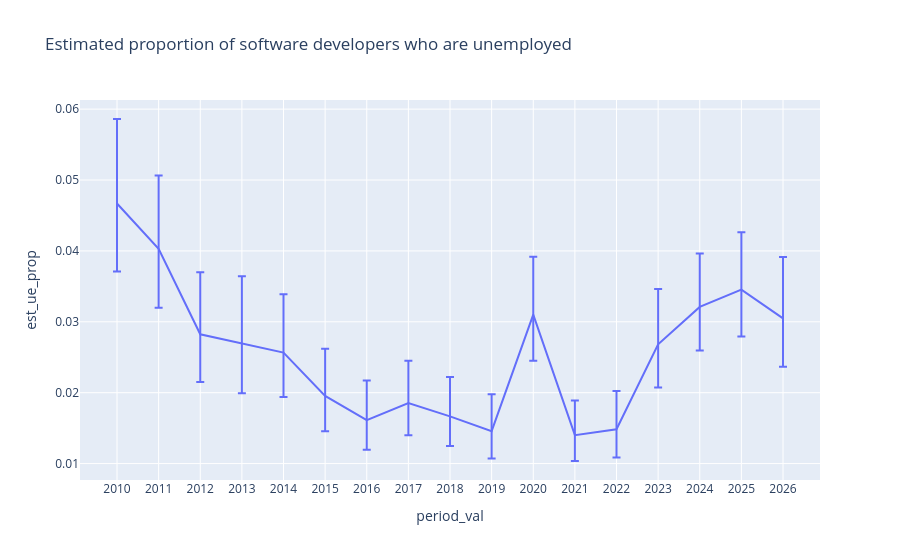

Notebook cell for this chart:
### Markdown cell above
Graphing yearly %-unemployed estimates:

### Code cell
px.line(df_ue_props.query(
"period == 'year_as_str' & occ2010 == 'Software developers, \
applications and systems software' & empstat_condensed_ue_prop == \
'Unemployed' & age_range == 'All'"), x = 'period_val', 
y = 'est_ue_prop',
error_y = 'error_upper_ue_prop', error_y_minus = 'error_lower_ue_prop',
title = 'Estimated proportion of software developers who are unemployed')

### Figure 1 — Plotly figure (JSON) as saved in the notebook; plotly's stock layout.template omitted (floating-point values rounded to 4 significant figures)
{"data": [{"error_y": {"array": [0.01192, 0.01035, 0.008743, 0.009443, 0.008246, 0.006649, 0.005581, 0.005975, 0.005541, 0.005196, 0.00816, 0.004904, 0.005411, 0.007805, 0.007551, 0.008115, 0.008675], "arrayminus": [0.009592, 0.008304, 0.006723, 0.007045, 0.006281, 0.004986, 0.004163, 0.004539, 0.004176, 0.003845, 0.006504, 0.003646, 0.003981, 0.006084, 0.006152, 0.006616, 0.006801]}, "hovertemplate": "period_val=%{x}<br>est_ue_prop=%{y}<extra></extra>", "legendgroup": "", "line": {"color": "#636efa", "dash": "solid"}, "marker": {"symbol": "circle"}, "mode": "lines", "name": "", "orientation": "v", "showlegend": false, "type": "scatter", "x": ["2010", "2011", "2012", "2013", "2014", "2015", "2016", "2017", "2018", "2019", "2020", "2021", "2022", "2023", "2024", "2025", "2026"], "xaxis": "x", "y": [0.04669, 0.04028, 0.02824, 0.02698, 0.02566, 0.01954, 0.01612, 0.01853, 0.01666, 0.01457, 0.03102, 0.01401, 0.01485, 0.02683, 0.0321, 0.03453, 0.03048], "yaxis": "y"}], "layout": {"legend": {"tracegroupgap": 0}, "title": {"text": "Estimated proportion of software developers who are unemployed"}, "xaxis": {"anchor": "y", "domain": [0, 1], "title": {"text": "period_val"}}, "yaxis": {"anchor": "x", "domain": [0, 1], "title": {"text": "est_ue_prop"}}}}
